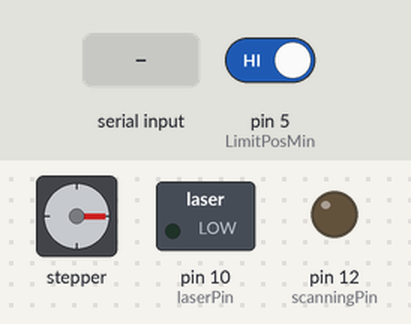
The sketch below on a simulated Arduino Leonardo, built with avr-gcc and run on an emulated ATmega32U4. On the bench: stepper motor, switched loads named in the sketch (green lamp = pin HIGH), output pins drawn as LEDs (lit = HIGH). Inputs (shaded band) come from the test bench; at power-on: pin 5 (LimitPosMin) HIGH. Stepper angles assume 200 steps per turn.

Above: at 7.6 s.
7.7 s: "g90\n" received over Serial
At 7.76 s:
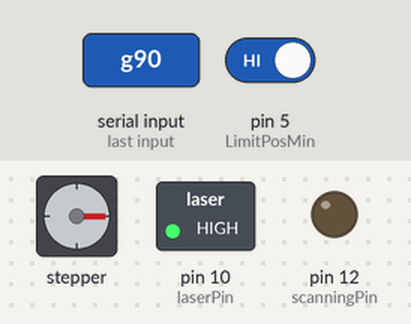
10.7 s: "s" received over Serial
At 11.7 s:
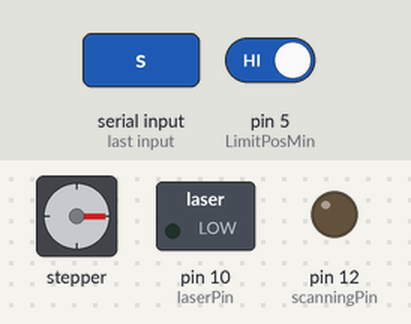
12.4 s: "m90\n" received over Serial
At 13.9 s:
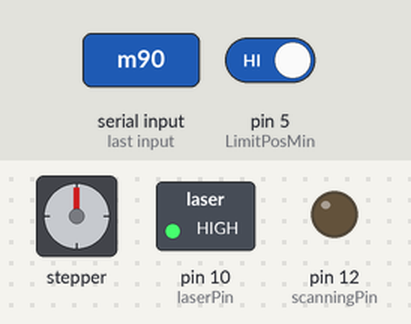
15.0 s: "h90\n" received over Serial
At 22.6 s:
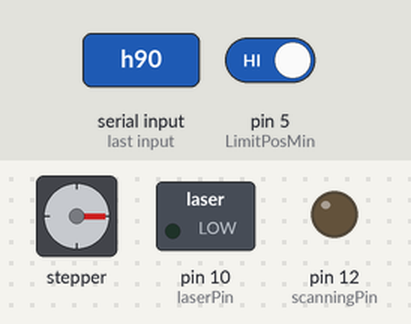
Timing chart, 0 to 23.3 s (numbered marks = the images above; inputs shaded):
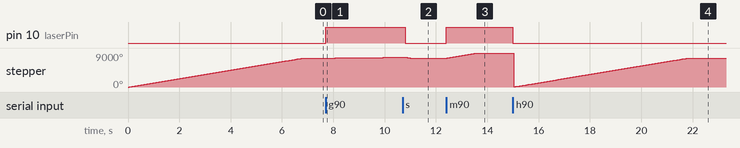

Measured:
- after the input at 7.7 s, pin 10 (laserPin): LOW → HIGH at once; stepper: keeps turning clockwise at about 75°/s, starting after 0.13 s
- after the input at 10.7 s, pin 10 (laserPin): HIGH → LOW after 0.10 s
- after the input at 12.4 s, pin 10 (laserPin): LOW → HIGH at once; stepper: turns 1350° clockwise in 1.2 s, starting at once
- after the input at 15.0 s, pin 10 (laserPin): HIGH → LOW at once; stepper: turns 8955° counter-clockwise in 0.00 s, then 7605° clockwise in 6.7 s
- by itself, stepper: turns 7650° clockwise in 6.8 s

The sketch:

SPMC_stepper_control_v2.1.ino
```cpp
/*

  versie informatie:
  v1.0: finale versie, gebruikt voor uitrol.
  v1.1: Who-are-you resonse added
  v1.2: debug uitgezet (Rindert Nauta)
        Who are you (x-->X) in home routine gezet.
        s (stop) in scan mode gezet.


  definitions

  OP BASIS POLULU
  ontwikkeld uit SPCM-stepper-test-leonardo
  Ideetjes/todo
  - Laser aan/uit?
  - versneld scannen ter demonstratie
  - na elke scan terug naar home
  - potmeter verwijderen, oplossen met instellingen offset


  Based on Accelstepper
  http://www.pjrc.com/teensy/td_libs_AccelStepper.html
  v0.1: init

  --0------------+-------------+----------------+----------------------
  --|------------|-------------|----------------|--------------------
  --LimitPos------leftpos-------midpos-----------rightpos----------
  ...............<---maxLeft--><--maxRight------>
  ...<------offSet------------->

  modes:

  3: homing mode, laser uit, detector off
  2: move to left (quick), laser off, detector off
  5: scan mode, laser and detector on
  0: stop and wait, laser and detector off


  LimitPos switch (interrupt)

  SPCM in External Triggered Counter


  stepper.run(): run accelerated to destination
  stepper.runSpeed(): constant speed until eaturnaty
  stepper.runToPosition(): blocks, constantspeed to destination
  stepper.runSpeedToPosistion(): constantspeed to destination

  to be used with v2.0 box

  V2.1  WAIT_TIME


*/
#include "AccelStepper.h"

// interface:
#define DIR_PIN 6
#define STEP_PIN 3
#define PRINT  false //debug printing off

AccelStepper stepper(1, STEP_PIN, DIR_PIN);

int laserPin = 10;   // PWM laser connected to digital pin 10, tmp on 13

int midPos;
int leftPos;
int rightPos;
int stepSize;


//future use
//int inProgressLED = 10;
int scanningPin = 12;
int LimitPosPlus = 4;
int LimitPosMin = 5;


// variables
long maxLeft = 750; //in um
long maxRight = 750; // in um

//long offSet = 4860; //wit afstand van LimitPos tot geschatte middenpositie
//long offSet = 5025; //groen afstand van LimitPos tot geschatte middenpositie
long offSet = 5000; //blauw afstand van LimitPos tot geschatte middenpositie
//long offSet = 5200; //geel afstand van LimitPos tot geschatte middenpositie

// groen: 5025
// blauw: 5000
// geel: 5200
// wit: 4860


float homeSpeed = 700;         //calSpeed
float ijlSpeed = 700;         //fast moving
float scanSpeed = 300;          //scanSpeed

long numberOfBins = 300;      //to be alligned with SPCSM software

int runMode = 4; // start straks met homing
long previousMillis = 0;        // will store last time printfunction was updated

bool LaserPower = LOW;

int WAIT_TIME = 100;


void setup() {
  Serial.begin(9600);     // open the serial connection at 9600bps
  while (!Serial) {
    ; // wait for serial port to connect. Needed for Leonardo only
  }
  stepper.setMaxSpeed(1000);
  stepper.setAcceleration(1000);

  pinMode(DIR_PIN, OUTPUT);
  pinMode(STEP_PIN, OUTPUT);

  //  pinMode(resetButton, INPUT);   // reset = input
  pinMode(LimitPosPlus, INPUT);   //autoSwitch = input
  pinMode(LimitPosMin, INPUT);   //autoSwitch = input

  // controles
  pinMode(laserPin, OUTPUT); // set laserpin 10 to output
  pinMode(scanningPin, OUTPUT); // set scanning pin to output


  //switch off laser and scanning
  LaserPower = false;
  digitalWrite(laserPin, LOW); //laser off;
  digitalWrite(scanningPin, LOW);


  stepper.setCurrentPosition(offSet);  //determine midposistion as a reference Voorlopig is leftpos het nulpunt, er vanuit gaande dat laatste keer in leftpos is achtergelaten
}

void loop() {
  // vaststellen van absolute posities
  int midPos = offSet;
  int leftPos = midPos - maxLeft;
  int rightPos = midPos + maxRight;
  int stepSize = (rightPos - leftPos) / numberOfBins; // zorg dat stepSize een geheel getal is!


  if (Serial.available() > 0) // kijk of de PC iets gestuurd heeft
  {
    char c = Serial.read(); // haal de data op, kijk welke toets is ingedrukt:
    if (c == 'l') { //go to left posistion
      runMode = 1;
    }
    if (c == 'm') { //go to mid posistion
      runMode = 2;
    }
    if (c == 'r') { //go to right posistion
      runMode = 3;
    }
    if (c == 'h') { //homing procedure
      runMode = 4;
    }
    if (c == 'g') { //scanning
      runMode = 5;
    }
    if (c == 's') { //stop
      runMode = 0;
    }
    if ((c == 'H') &&  (runMode == 0)){ //laser High
      LaserPower = HIGH;
    }
    if ((c == 'L') &&  (runMode == 0)) { //laser Low
      LaserPower = LOW;
    }
    if (c == 'x') { //who-are-you?
      Serial.print('X');
    }
    if (c == 'W') {
      WAIT_TIME = Serial.parseInt() ;
      Serial.println(WAIT_TIME);
      if (WAIT_TIME == 0) { WAIT_TIME = 100;}
    }

  }


  // printPos(leftPos, midPos, rightPos, stepSize);

  // ----------- go to leftpos ------------
  if (runMode == 1) {
    gotoPos(HIGH, leftPos);
    if (PRINT)    printLine2();
  }

  // ----------- go to midpos ------------
  if (runMode == 2) {
    gotoPos(HIGH, midPos);
    if (PRINT)    printLine2();
  }


  // ----------- go to rightpos ------------
  if (runMode == 3) {
    gotoPos(HIGH, rightPos);
    if (PRINT)    printLine2();
  }

  // --------homing mode -------------------
  if (runMode == 4) { // homing
    digitalWrite(laserPin, LOW); //laser off;
    digitalWrite(scanningPin, LOW); //scanning of
    stepper.setSpeed(-homeSpeed); //set constant speed
    while (digitalRead(LimitPosMin) == LOW) { // || (digitalRead(LimitPosMin) == LOW)) {
      stepper.runSpeed(); // returns immediately, runs with setSpeed
      delay(2);
       if (Serial.available() > 0) // kijk of de PC iets gestuurd heeft (*Rindert*)
        {
          char c = Serial.read(); // haal de data op, kijk welke toets is ingedrukt:
          if (c == 'x') { //who-are-you?
          Serial.print('X');
          }
    }

      if (PRINT)    printLine2();
    }
    stepper.setCurrentPosition(0); // LimitPos reached, set to 0
    runMode = -1; // reset, go to homing posisition

  }


  // ----------- go to start and start scanning (mode = 5) ------------
  if (runMode == 5) { // go to start and start mode5
    gotoPos(LOW, leftPos);
    if (PRINT)    printLine2();

    stepper.setSpeed(scanSpeed);
    digitalWrite(laserPin, HIGH); //laser on
    for (int next = leftPos; next < rightPos; next = next + stepSize)
    {
      stepper.moveTo(next);
      stepper.setSpeed(scanSpeed);
      while (stepper.currentPosition() != next) {

        stepper.runSpeedToPosition();
      }
      delay(10);
      digitalWrite(scanningPin, HIGH); // start counter
      digitalWrite(scanningPin, LOW); // start counter
      delay(WAIT_TIME);
      digitalWrite(scanningPin, HIGH); // stop counter
      digitalWrite(scanningPin, LOW); // stop counter


      if (PRINT)    printLine2();
      if (Serial.available() > 0) // kijk of de PC iets gestuurd heeft
        {
          char c = Serial.read(); // haal de data op, kijk welke toets is ingedrukt:
          if (c == 's') { //stop ==> break
            digitalWrite(laserPin, LOW); //laser off
            runMode = -1; // homing
            break;
          }
        }
    }
    digitalWrite(laserPin, LOW); //laser off
    runMode = -1; // homing
  }

  // ----------- wait ------------
  if (runMode == 0) { // wait
    digitalWrite(laserPin, LaserPower); //laser ;
    digitalWrite(scanningPin, LOW);
    if (PRINT)    printLine2();
  }

  // ----------- return to begin and wait------------
  if (runMode == -1) { // go to start and wait
    gotoPos(LOW, leftPos);
    if (PRINT)    printLine2();
    runMode = 0;
  }
}


void printLine2() {
  unsigned long currentMillis = millis();
  if (currentMillis - previousMillis > 500) {
    //    int posPerc = map(stepper.currentPosition(),-maxLeft,maxRight,-1000,1000);
    Serial.print(runMode);
    Serial.print("; ");
    Serial.println(stepper.currentPosition());
    previousMillis = currentMillis;
  }
}

void printPos(int left, int mid, int right, int stepp) {
  unsigned long currentMillis = millis();
  if (currentMillis - previousMillis > 500) {
    Serial.print(left);
    Serial.print(" - ");
    Serial.print(mid);
    Serial.print(" - ");
    Serial.print(right);
    Serial.print(" - ");
    Serial.println(stepp);

  }
}

void gotoPos(int laserOn, int Pos) {
  digitalWrite(laserPin, laserOn); //laser off;
  digitalWrite(scanningPin, LOW);
  stepper.moveTo(Pos);
  stepper.setSpeed(ijlSpeed);
  while (stepper.currentPosition() != Pos) {
    stepper.runSpeedToPosition();
  }
}
```
